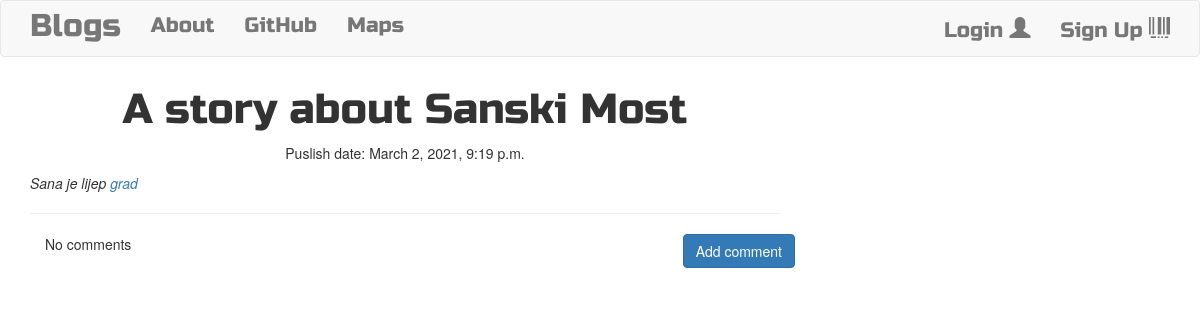
The app's page /post/4 with its own data.
### blog/models.py (models this page shows, shortened)
class Post(models.Model):
    author = models.ForeignKey('auth.User', on_delete=models.CASCADE) # this is not gonna be the usual case when dealing with apps which have multiuser .../ connected to a super user on the web site
    title = models.CharField(max_length=200)
    text = models.TextField()
    create_date = models.DateTimeField(default=timezone.now)
    published_date = models.DateTimeField(blank=True, null=True)

### blog/views.py (the view)
# urls.py: path('post/<int:pk>', views.PostDetailView.as_view(), name='post_detail'),
class PostDetailView(DetailView):
    model = Post

### blog/templates/blog/post_detail.html (shortened to what this page needs)
{% extends "blog/base.html" %}
{% block content %}
    <h1 class="posttitle loader">{{ post.title }}</h1>
    {% if post.published_date %}
        <div class="date postdate">
            Puslish date: {{ post.published_date }}
        </div>
    {% else %}
        <a class="btn btn-default" href="{% url 'post_publish' pk=post.pk %}">Publish</a>
    {% endif %}
    <p class="postcontent"> {{ post.text|safe|linebreaksbr }} </p>
    <hr>
    <a class="btn btn-primary btn-comment" href="{% url 'add_comment_to_post' pk=post.pk %}">Add comment</a>
    <div class="container">
        {% for comment in post.comments.all %}
            <br>
                {% if user.is_authenticated or comment.approved_comment %}
                    {{ comment.created_date }}
                    {% if not comment.approved_comment %}
                        <a class="btn btn-primary" href="{% url 'comment_approve' pk=comment.pk %}">
                            <span class="glyphicon glyphicon-ok"></span>
                        </a>
                        <a class="btn btn-primary" href="{% url 'comment_remove' pk=comment.pk %}">
                            <span class="glyphicon glyphicon-remove"></span>
                        </a>
                    {% endif %}
                    <p>{{comment.text|safe|linebreaks}}</p>
                    <p>Posted by: {{ comment.author }}</p>
                {% endif %}
                {% empty %}
                    <p>No comments</p>
        {% endfor %}
    </div>
{% endblock %}

### blog/static/css/blog.css (style rules this page uses)
.postdate { text-align: center; }
.posttitle { font-family: 'Russo One', sans-serif; font-size: 3em; text-align: center; }
.postcontent { font-family: 'Montserrat'; font-size: 1.5em; }
.btn-comment { position: absolute; right: 0px; }
.loader { filter:hue-rotate(0deg); color:linear-gradient(45deg,#0f8,#08f); animation:hue 10000ms infinite linear; }

### records on screen
Post: title "A story about Sanski Most", published_date "March 2, 2021, 9:19 p.m.", text "Sana je lijep grad"
